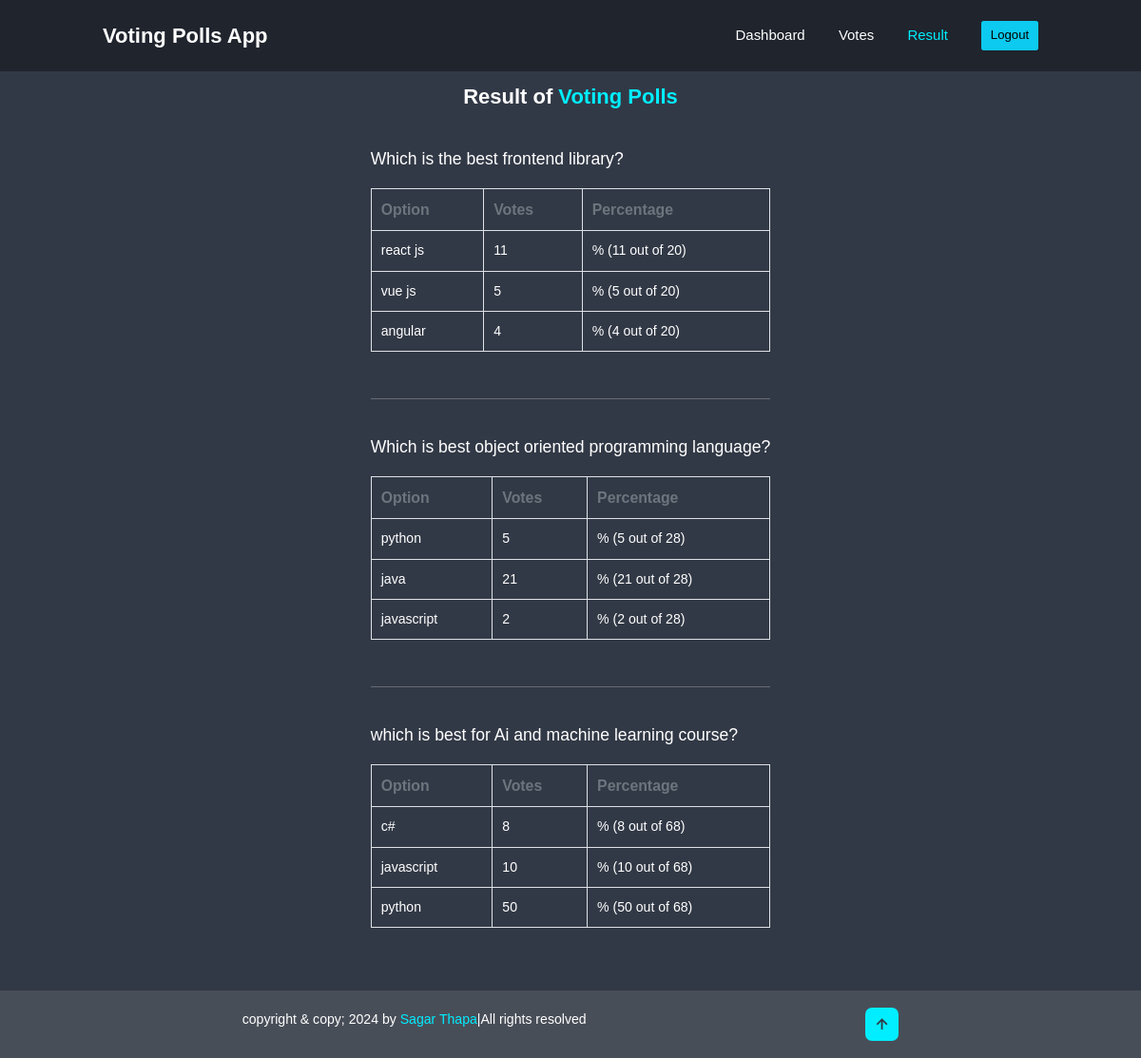
Page /result/ (signed in) on the committed database.
### pollsApp/models.py (models this page shows, shortened)
class Question(models.Model):
    text = models.CharField(max_length=255)
    @property
    def total_votes(self):
        return sum(option.votes for option in self.options.all())

class Option(models.Model):
    question = models.ForeignKey(Question, related_name='options', on_delete=models.CASCADE)
    text = models.CharField(max_length=100)
    votes = models.IntegerField(default=0)

### pollsApp/views.py (the view)
# urls.py: path('result/', result, name="result"),
@login_required(login_url='log_in')
def result(request):
    questions = Question.objects.all()
    for question in questions:
        total_votes = question.total_votes
        for option in question.options.all():
            if total_votes > 0:
                option.percentage = (option.votes / total_votes) * 100
            else:
                option.percentage = 0
    return render(request, 'result.html', {'questions': questions})

### pollsApp/templates/result.html (shortened to what this page needs)
{% extends "dashboard.html" %}
{% block content %}
<section class="home" id="home">
    <div class="home-content">
        <h1 class="text-center" style="font-size: 2.5rem; margin-bottom: 40px;">Result of <span>Voting Polls</span></h1>
        {% for question in questions %}
        <h2 style="font-size: 2rem; margin-bottom: 20px;">{{ question.text }}</h2>
        <div class="table-responsive" style="margin-bottom: 40px;">
            <table class="table table-bordered" style="width: 100%; padding: 20px;">
                <thead class="thead-dark">
                    <tr>
                        <th class="text-secondary" style="font-size: 1.8rem; padding: 10px;">Option</th>
                        <th class="text-secondary" style="font-size: 1.8rem; padding: 10px;">Votes</th>
                        <th class="text-secondary" style="font-size: 1.8rem; padding: 10px;">Percentage</th>
                    </tr>
                </thead>
                <tbody>
                    {% for option in question.options.all %}
                    <tr>
                        <td style="font-size: 1.6rem; padding: 10px; color: white;">{{ option.text }}</td>
                        <td style="font-size: 1.6rem; padding: 10px; color: white;">{{ option.votes }}</td>
                        <td style="font-size: 1.6rem; padding: 10px; color: white;">
                            {{ option.percentage|floatformat:2 }}%
                            ({{ option.votes }} out of {{ question.total_votes }})
                        </td>
                    </tr>
                    {% endfor %}
                </tbody>
            </table>
        </div>
        {% if not forloop.last %}
            <hr style="margin-bottom: 40px;">
        {% endif %}
        {% endfor %}
    </div>
</section>
{% endblock %}

### pollsApp/static/css/dashboard.css (style rules this page uses)
* { margin: 0; padding: 0; box-sizing: border-box; font-family: 'Poppins', sans-serif; text-decoration: none; scroll-behavior: smooth; outline: none; border: none; }
:root { --bg-color: #1f242d; --second-bgcolor: #323946; --text-color: white; --main-color: #0ef; }
html { font-size: 62.5%; overflow-x: hidden; }
body { background: var(--bg-color); color: var(--text-color); }
section { min-height: 100vh; padding: 10rem 9% 2rem; }
.home { display: flex; justify-content: center; align-items: center; gap: 15rem; background-color: var(--second-bgcolor); }
span { color: var(--main-color); }
.home-content h1 { font-size: 5rem; font-weight: 700; line-height: 1.3; }
@media (max-width: 1200px) { html { font-size: 55%; } }

### pollsApp/templates/dashboard.html (style rules this page uses)
* { margin: 0; padding: 0; box-sizing: border-box; font-family: 'Poppins', sans-serif; text-decoration: none; scroll-behavior: smooth; outline: none; border: none; }
:root { --bg-color: #1f242d; --second-bgcolor: #323946; --text-color: white; --main-color: #0ef; }

### rows in the picture
Question: text "Which is the best frontend library?", total_votes "20"
Option: text "react js", votes "11"
Option: text "vue js", votes "5"
Option: text "angular", votes "4"
Question: text "Which is best object oriented programming language?", total_votes "28"
Option: text "python", votes "5"
Option: text "java", votes "21"
Option: text "javascript", votes "2"
Question: text "which is best for Ai and machine learning course?", total_votes "68"
Option: text "c#", votes "8"
Option: text "javascript", votes "10"
Option: text "python", votes "50"
